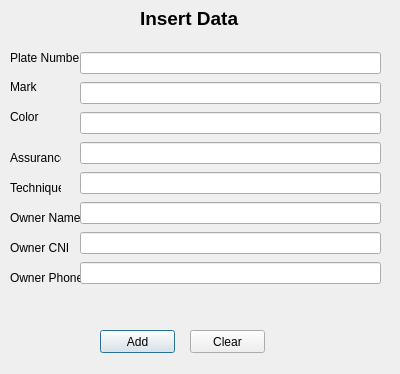
<?xml version="1.0" encoding="UTF-8"?>
<ui version="4.0">
 <class>Dialog</class>
 <widget class="QDialog" name="Dialog">
  <property name="geometry">
   <rect>
    <x>0</x>
    <y>0</y>
    <width>400</width>
    <height>374</height>
   </rect>
  </property>
  <property name="windowTitle">
   <string>Insert Data</string>
  </property>
  <widget class="QPushButton" name="pushButton">
   <property name="geometry">
    <rect>
     <x>100</x>
     <y>330</y>
     <width>75</width>
     <height>23</height>
    </rect>
   </property>
   <property name="text">
    <string>Add</string>
   </property>
  </widget>
  <widget class="QPushButton" name="pushButton_2">
   <property name="geometry">
    <rect>
     <x>190</x>
     <y>330</y>
     <width>75</width>
     <height>23</height>
    </rect>
   </property>
   <property name="text">
    <string>Clear</string>
   </property>
  </widget>
  <widget class="QLabel" name="label">
   <property name="geometry">
    <rect>
     <x>140</x>
     <y>10</y>
     <width>131</width>
     <height>16</height>
    </rect>
   </property>
   <property name="font">
    <font>
     <pointsize>14</pointsize>
     <weight>75</weight>
     <bold>true</bold>
    </font>
   </property>
   <property name="text">
    <string>Insert Data</string>
   </property>
  </widget>
  <widget class="QLabel" name="label_2">
   <property name="geometry">
    <rect>
     <x>10</x>
     <y>50</y>
     <width>71</width>
     <height>16</height>
    </rect>
   </property>
   <property name="text">
    <string>Plate Number</string>
   </property>
  </widget>
  <widget class="QLabel" name="label_3">
   <property name="geometry">
    <rect>
     <x>10</x>
     <y>80</y>
     <width>47</width>
     <height>13</height>
    </rect>
   </property>
   <property name="text">
    <string>Mark</string>
   </property>
  </widget>
  <widget class="QLabel" name="label_4">
   <property name="geometry">
    <rect>
     <x>10</x>
     <y>110</y>
     <width>47</width>
     <height>13</height>
    </rect>
   </property>
   <property name="text">
    <string>Color</string>
   </property>
  </widget>
  <widget class="QLabel" name="label_5">
   <property name="geometry">
    <rect>
     <x>10</x>
     <y>150</y>
     <width>51</width>
     <height>16</height>
    </rect>
   </property>
   <property name="text">
    <string>Assurance</string>
   </property>
  </widget>
  <widget class="QLabel" name="label_6">
   <property name="geometry">
    <rect>
     <x>10</x>
     <y>180</y>
     <width>51</width>
     <height>16</height>
    </rect>
   </property>
   <property name="text">
    <string>Technique</string>
   </property>
  </widget>
  <widget class="QLabel" name="label_7">
   <property name="geometry">
    <rect>
     <x>10</x>
     <y>240</y>
     <width>61</width>
     <height>16</height>
    </rect>
   </property>
   <property name="text">
    <string>Owner CNI</string>
   </property>
  </widget>
  <widget class="QLabel" name="label_8">
   <property name="geometry">
    <rect>
     <x>10</x>
     <y>210</y>
     <width>71</width>
     <height>16</height>
    </rect>
   </property>
   <property name="text">
    <string>Owner Name</string>
   </property>
  </widget>
  <widget class="QLabel" name="label_9">
   <property name="geometry">
    <rect>
     <x>10</x>
     <y>270</y>
     <width>71</width>
     <height>16</height>
    </rect>
   </property>
   <property name="text">
    <string>Owner Phone</string>
   </property>
  </widget>
  <widget class="QWidget" name="layoutWidget">
   <property name="geometry">
    <rect>
     <x>80</x>
     <y>50</y>
     <width>301</width>
     <height>241</height>
    </rect>
   </property>
   <layout class="QVBoxLayout" name="verticalLayout">
    <item>
     <widget class="QLineEdit" name="lineEdit"/>
    </item>
    <item>
     <widget class="QLineEdit" name="lineEdit_2"/>
    </item>
    <item>
     <widget class="QLineEdit" name="lineEdit_3"/>
    </item>
    <item>
     <widget class="QLineEdit" name="lineEdit_4"/>
    </item>
    <item>
     <widget class="QLineEdit" name="lineEdit_5"/>
    </item>
    <item>
     <widget class="QLineEdit" name="lineEdit_6"/>
    </item>
    <item>
     <widget class="QLineEdit" name="lineEdit_7"/>
    </item>
    <item>
     <widget class="QLineEdit" name="lineEdit_8"/>
    </item>
   </layout>
  </widget>
 </widget>
 <resources/>
 <connections/>
</ui>
